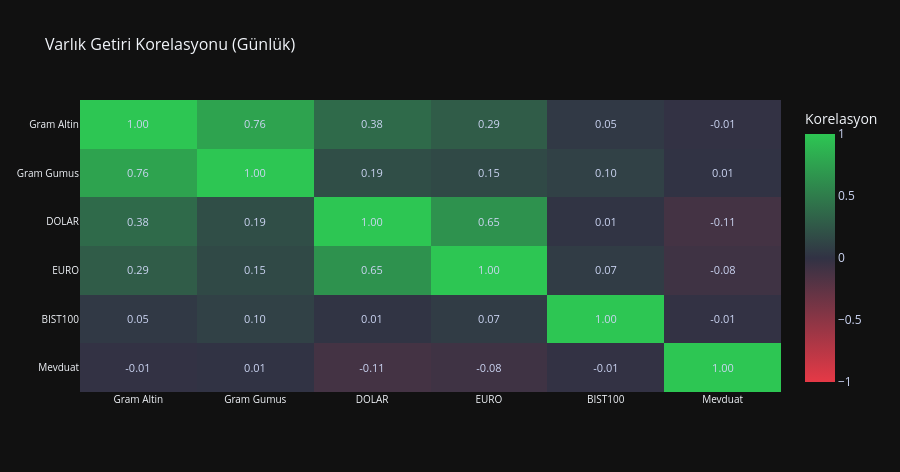

Source (notebook cell):
### Markdown cell above
### Varlık Getiri Korelasyonu

**Ne gösterir:** Günlük yüzde getiriler arasındaki istatistiksel ilişkiyi ölçer.
Renk skalası: **kırmızı → −1** (tam zıt hareket) · **koyu zemin → 0** (ilişkisiz) · **yeşil → +1** (aynı yön).
Köşegen her zaman **1.00** olmalıdır (varlığın kendisiyle olan korelasyonu).

**Neden önemlidir:**
- Korelasyonu düşük veya negatif varlıklar bir arada tutulduğunda portföy volatilitesi azalır.
- Yüksek korelasyonlu iki varlığı birden tutmak gerçek anlamda çeşitlendirme sağlamaz.
- Örneğin Gram Altın ile Dolar/TL arasındaki korelasyon, TL değer kaybı dönemlerini anlamak
  için önemli bir sinyal olabilir.

### Code cell
# Korelasyon ısı haritası
# Günlük getiri değişimleri kullanılarak Pearson korelasyon matrisi hesaplanır
fig_corr = build_correlation_heatmap(analysis_df)
fig_corr.show()

### Figure 1 — Plotly figure (JSON) as saved in the notebook; plotly's stock layout.template omitted (floating-point values rounded to 4 significant figures)
{"data": [{"colorbar": {"tickfont": {"color": "#cdd6f4"}, "title": {"text": "Korelasyon"}}, "colorscale": [[0, "#E63946"], [0.5, "#313244"], [1, "#2DC653"]], "hovertemplate": "<b>%{y} × %{x}</b><br>Korelasyon: %{z:.2f}<extra></extra>", "text": [["1.00", "0.76", "0.38", "0.29", "0.05", "-0.01"], ["0.76", "1.00", "0.19", "0.15", "0.10", "0.01"], ["0.38", "0.19", "1.00", "0.65", "0.01", "-0.11"], ["0.29", "0.15", "0.65", "1.00", "0.07", "-0.08"], ["0.05", "0.10", "0.01", "0.07", "1.00", "-0.01"], ["-0.01", "0.01", "-0.11", "-0.08", "-0.01", "1.00"]], "textfont": {"color": "#cdd6f4", "size": 11}, "texttemplate": "%{text}", "type": "heatmap", "x": ["Gram Altin", "Gram Gumus", "DOLAR", "EURO", "BIST100", "Mevduat"], "y": ["Gram Altin", "Gram Gumus", "DOLAR", "EURO", "BIST100", "Mevduat"], "z": [[1, 0.7623, 0.3797, 0.2854, 0.04739, -0.01138], [0.7623, 1, 0.1904, 0.153, 0.1044, 0.006132], [0.3797, 0.1904, 1, 0.6496, 0.01404, -0.1063], [0.2854, 0.153, 0.6496, 1, 0.06656, -0.07506], [0.04739, 0.1044, 0.01404, 0.06656, 1, -0.0135], [-0.01138, 0.006132, -0.1063, -0.07506, -0.0135, 1]], "zmax": 1, "zmin": -1}], "layout": {"height": 472, "title": {"font": {"size": 16}, "text": "Varlık Getiri Korelasyonu (Günlük)"}, "xaxis": {"tickfont": {"size": 10}}, "yaxis": {"autorange": "reversed", "tickfont": {"size": 10}}}}
